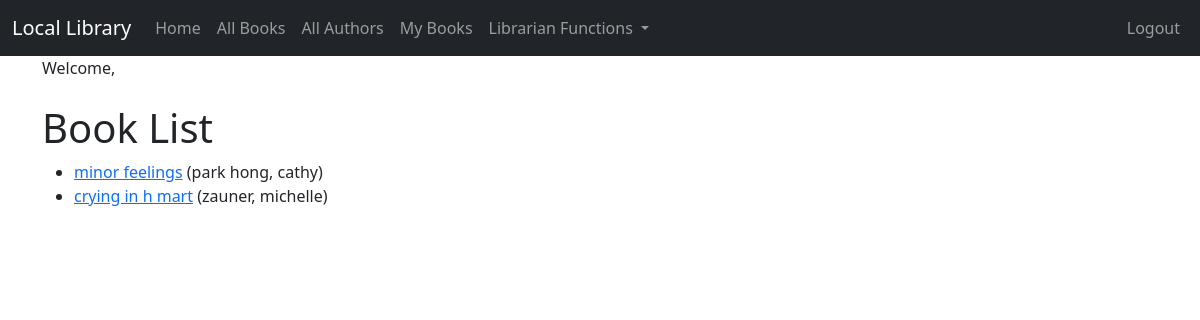
Page /book_list/ (signed in) on the committed database.
### catalog/models.py (models this page shows, shortened)
class Book(models.Model):
    title = models.CharField(max_length=200)
    author = models.ForeignKey('Author', on_delete=models.RESTRICT, null=True)
    summary = models.TextField(max_length=1000, help_text='Enter a brief description of the book')
    isbn = models.CharField('ISBN', max_length=13, unique=True,
                            help_text='13 Character <a href="https://www.isbn-international.org/content/what-isbn">ISBN number</a>')
    genre = models.ManyToManyField(Genre, help_text='Select a genre for this book')
    def get_absolute_url(self):
        return reverse('book_detail', args=[str(self.id)])

class Author(models.Model):
    first_name = models.CharField(max_length=100)
    last_name = models.CharField(max_length=100)
    date_of_birth = models.DateField(null=True, blank=True)
    date_of_death = models.DateField('Died', null=True, blank=True)
    author_image = models.ImageField(upload_to='images/', null=True, blank=True)
    class Meta:
        ordering = ['last_name', 'first_name']
    def __str__(self):
        return f'{self.last_name}, {self.first_name}'

### catalog/views.py (the view)
# urls.py: path('book_list/', views.BookListView.as_view(), name='book_list'),
class BookListView(LoginRequiredMixin,generic.ListView):
    model = Book

### catalog/templates/catalog/book_list.html
{% extends "catalog/base.html" %}
{% block content %}
  <h1>Book List</h1>
  {% if book_list %}
  <ul>
    {% for book in book_list %}
      <li>
        <a href="{{ book.get_absolute_url }}">{{ book.title }}</a> ({{book.author}})
      </li>
    {% endfor %}
  </ul>
  {% else %}
    <p>There are no books in the library.</p>
  {% endif %}
{% endblock %}

### rows in the picture
Book: title "minor feelings", author "park hong, cathy"
Book: title "crying in h mart", author "zauner, michelle"
